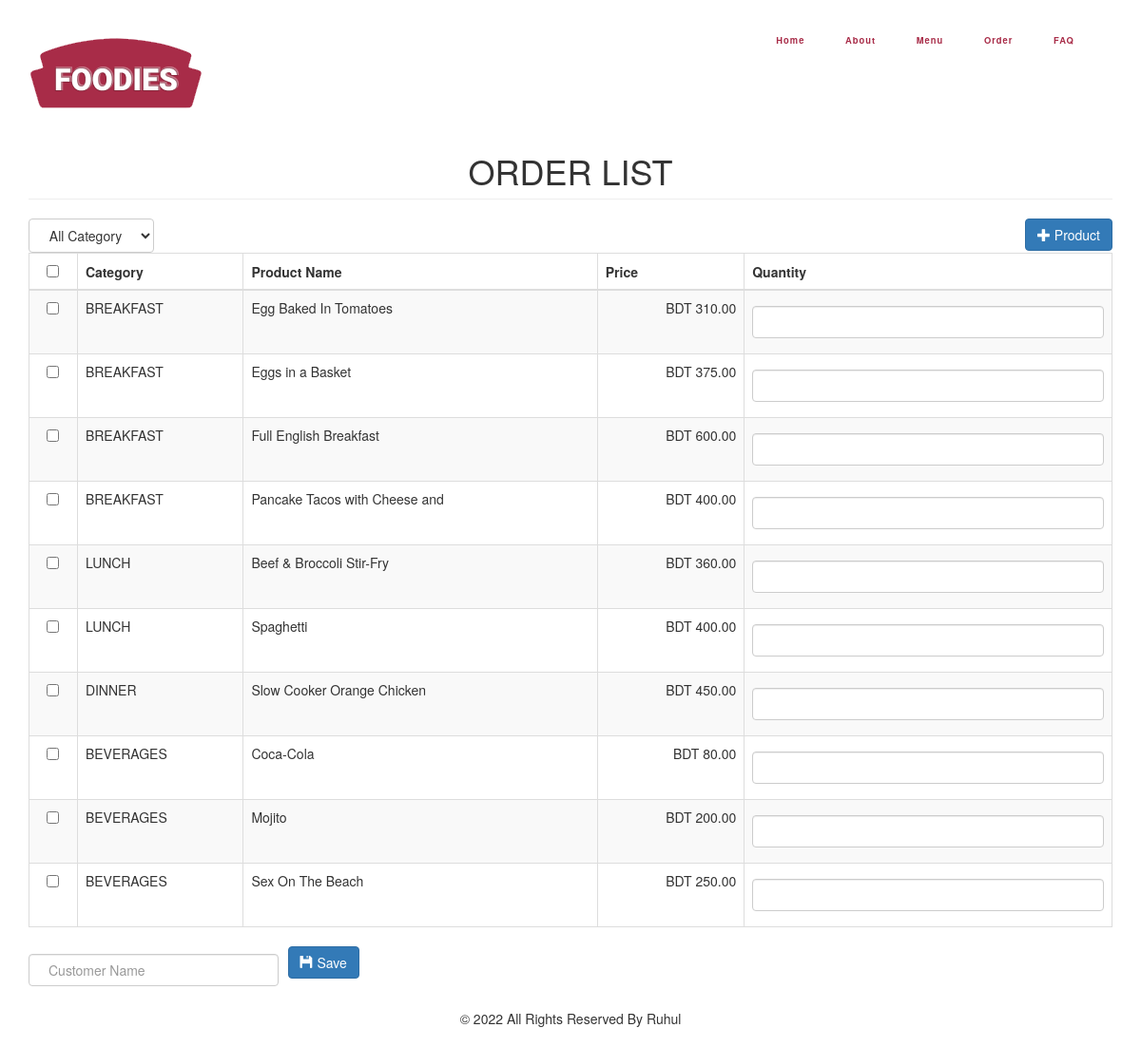
The app's page /order.php with its own data.
### tables this page shows
CREATE TABLE IF NOT EXISTS `product` (
`productid` int(11) NOT NULL,
  `categoryid` int(1) NOT NULL,
  `productname` varchar(30) NOT NULL,
  `price` double NOT NULL,
  `photo` varchar(150) NOT NULL
);

CREATE TABLE IF NOT EXISTS `category` (
`categoryid` int(11) NOT NULL,
  `catname` varchar(30) NOT NULL
);

### order.php (the view, shortened to what this page needs)
<?php include('header.php'); ?>
<body>
<?php include('navbar.php'); ?>
<div class="container">
	<h1 class="page-header text-center">ORDER LIST</h1>
	<div class="row">
		<div class="col-md-12">
			<select id="catList" class="btn btn-default">
			<option value="0">All Category</option>
			</select>
			<a href="#addproduct" data-toggle="modal" class="pull-right btn btn-primary"><span class="glyphicon glyphicon-plus"></span> Product</a>
		</div>
	</div>
	<form method="POST" action="purchase.php">
		<table class="table table-striped table-bordered">
			<thead>
				<th class="text-center"><input type="checkbox" id="checkAll"></th>
				<th>Category</th>
				<th>Product Name</th>
				<th>Price</th>
				<th>Quantity</th>
			</thead>
			<tbody>
				<?php
					$sql="select * from product left join category on category.categoryid=product.categoryid order by product.categoryid asc, productname asc";
					$query=$conn->query($sql);
					$iterate=0;
					while($row=$query->fetch_array()){
						?>
						<tr>
							<td class="text-center"><input type="checkbox" value="<?php echo $row['productid']; ?>||<?php echo $iterate; ?>" name="productid[]" style=""></td>
							<td><?php echo $row['catname']; ?></td>
							<td><?php echo $row['productname']; ?></td>
							<td name = "price" class="text-right">BDT <?php echo number_format($row['price'], 2); ?></td>
							<td><input type="text" class="form-control" name="quantity_<?php echo $iterate; ?>"></td>
						</tr>
						<?php
						$iterate++;
					}
				?>
			</tbody>
		</table>
		<div class="row center">
			<div class="col-md-3">
				<input type="text" name="customer" class="form-control" placeholder="Customer Name" required>
			</div>
			<div class="col-md-2" style="margin-left:-20px;">
				<button type="submit" class="btn btn-primary"><span class="glyphicon glyphicon-floppy-disk"></span> Save</button>
			</div>
		</div>
	</form>
</div>
<footer style="margin-bottom: 20px;"><center>&copy; 2022 All Rights Reserved By Ruhul</center></footer>
</body>
</html>

### CSS/style.css (style rules this page uses)
a, a:hover { text-decoration: none; }
:root { --primary-color: #A82C48; --secondry-color: #43121d; --third-color: #f98169; --white-color: #fff; --text-color: #aaa; --text-gray: #999; --black-color: #000; --primary-font: 'Roboto', sans-serif; --secondry-font: 'Quickand', sans-serif; }
body { font-family: Arial, Helvetica, sans-serif; }
input[type=text], input[type=password] { width: 100%; padding: 12px 20px; margin: 8px 0; display: inline-block; border: 1px solid #ccc; box-sizing: border-box; }
.container { padding: 16px; }

### records on screen
product: categoryid.catname "BREAKFAST", productname "Egg Baked In Tomatoes", price "310.00"
product: categoryid.catname "BREAKFAST", productname "Eggs in a Basket", price "375.00"
product: categoryid.catname "BREAKFAST", productname "Full English Breakfast", price "600.00"
product: categoryid.catname "BREAKFAST", productname "Pancake Tacos with Cheese and", price "400.00"
product: categoryid.catname "LUNCH", productname "Beef & Broccoli Stir-Fry", price "360.00"
product: categoryid.catname "LUNCH", productname "Spaghetti", price "400.00"
product: categoryid.catname "DINNER", productname "Slow Cooker Orange Chicken", price "450.00"
product: categoryid.catname "BEVERAGES", productname "Coca-Cola", price "80.00"
product: categoryid.catname "BEVERAGES", productname "Mojito", price "200.00"
product: categoryid.catname "BEVERAGES", productname "Sex On The Beach", price "250.00"
